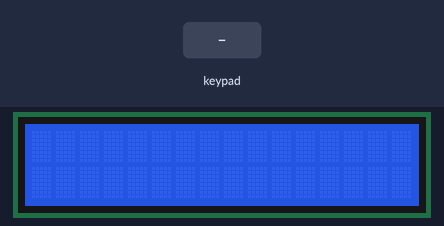
The sketch below on a simulated ESP32. On the bench: 16×2 character LCD. The test bench sets the inputs (shaded band).

Above: at 1.2 s.
1.3 s: keypad keys 1 9 1 8 5 1 7 # pressed 0.4 s apart
At 4.6 s:
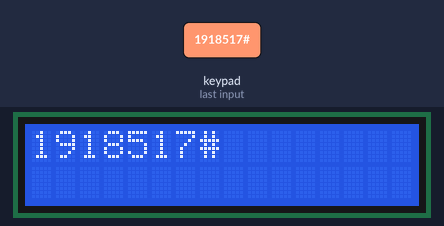
6.0 s: key 'A' pressed
At 6.9 s:
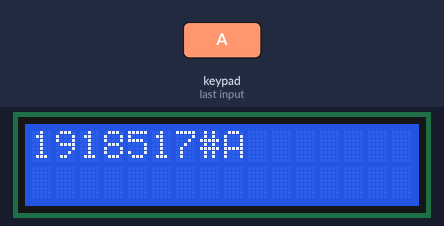
7.5 s: key 'B' pressed
At 8.3 s:
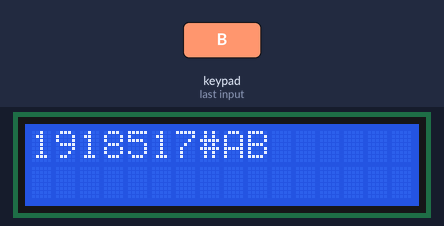
9.0 s: keypad keys 1 9 1 8 5 1 7 * pressed 0.4 s apart
At 12.8 s:
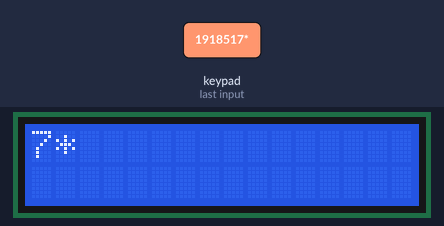
13.7 s: key 'C' pressed
At 14.0 s:
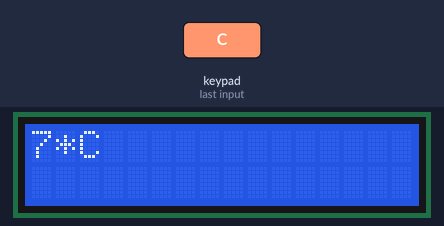
15.2 s: keypad keys 1 9 1 8 5 1 7 A pressed 0.4 s apart
At 18.5 s:
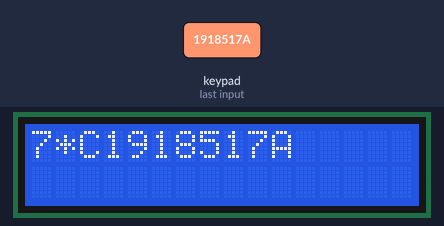
Timing chart, 0 to 20.0 s (numbered marks = the images above; inputs shaded):
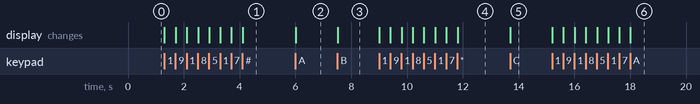

Measured:
- after the input at 1.3 s, the display: first changes at once (image 1 shows a later state)
- after the input at 6.0 s, the display: changes at once (image 2)
- after the input at 7.5 s, the display: changes at once (image 3)
- after the input at 9.0 s, the display: first changes at once (image 4 shows a later state)
- after the input at 13.7 s, the display: changes at once (image 5)
- after the input at 15.2 s, the display: first changes at once (image 6 shows a later state)

The sketch:

10_Security_System_with_Keypad_and_ESP32.ino
```cpp
#include <Keypad.h>
#include <LiquidCrystal_I2C.h>

#define ROW_NUM     4 // four rows
#define COLUMN_NUM  4 // four columns

char keys[ROW_NUM][COLUMN_NUM] = {
  {'1','2','3', 'A'},
  {'4','5','6', 'B'},
  {'7','8','9', 'C'},
  {'*','0','#', 'D'}
};

byte pin_rows[ROW_NUM]      = {19, 18, 5, 17}; // GPIO19, GPIO18, GPIO5, GPIO17 connect to the row pins
byte pin_column[COLUMN_NUM] = {16, 4, 0, 2};   // GPIO16, GPIO4, GPIO0, GPIO2 connect to the column pins

Keypad keypad = Keypad(makeKeymap(keys), pin_rows, pin_column, ROW_NUM, COLUMN_NUM );
LiquidCrystal_I2C lcd(0x27, 16, 2); // I2C address 0x27, 16 column and 2 rows

int cursorColumn = 0;

void setup(){
  lcd.init(); // initialize the lcd
  lcd.backlight();
}

void loop(){
  char key = keypad.getKey();

  if (key) {
    lcd.setCursor(cursorColumn, 0); // move cursor to   (cursorColumn, 0)
    lcd.print(key);                 // print key at (cursorColumn, 0)

    cursorColumn++;                 // move cursor to next position
    if(cursorColumn == 16) {        // if reaching limit, clear LCD
      lcd.clear();
      cursorColumn = 0;
    }
  }
}
```
